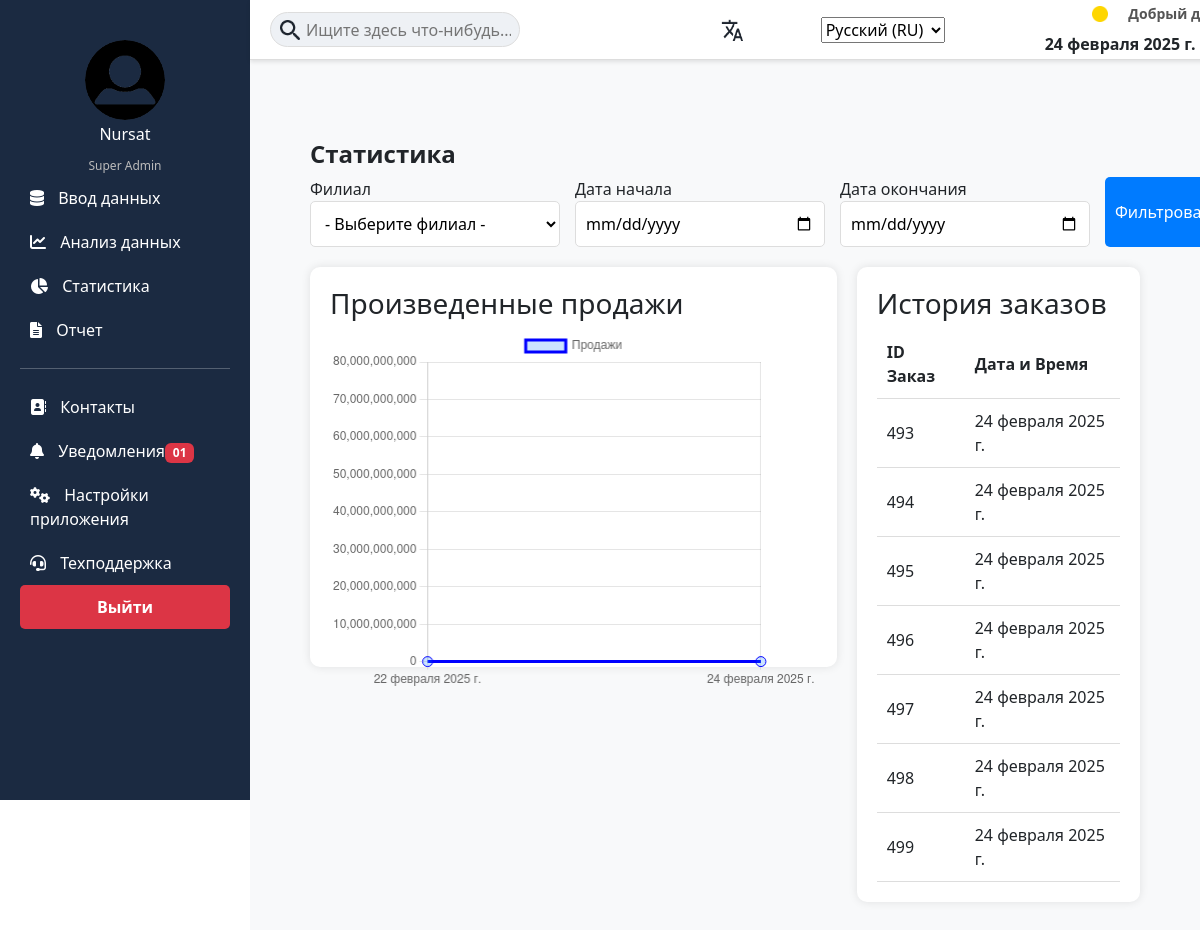
Page /statistics/ on the committed database.
### reports/models.py (models this page shows, shortened)
class SaleRecord(models.Model):
    PRODUCT_CHOICES = [
        ('beef', 'Говядина'),
        ('chicken', 'Курица'),
        ('lamb', 'Баранина'),
        ('horse', 'Конина'),
        ('other', 'Другое'),
    ]
    branch = models.ForeignKey('Branch', on_delete=models.CASCADE, related_name="sales")
    product_type = models.CharField(max_length=20, choices=PRODUCT_CHOICES, default='other')
    name = models.CharField(max_length=255)
    quantity = models.DecimalField(max_digits=10, decimal_places=2)
    retail_price = models.DecimalField(max_digits=12, decimal_places=2)
    cost_price = models.DecimalField(max_digits=12, decimal_places=2)
    net_profit = models.DecimalField(max_digits=12, decimal_places=2, blank=True, null=True)  # Разрешаем NULL
    date = models.DateField()

### reports/views.py (the view, shortened to what this page needs)
# urls.py: path('statistics/', statistics_view, name='statistics'),
def statistics_view(request):
    logger.info("🔥 Функция statistics_view() вызвана!")
    branches = Branch.objects.all()
    if not branches.exists():
        logger.warning("❌ В базе нет филиалов!")
    else:
        logger.info(f"📌 Найденные филиалы: {list(branches.values_list('id', 'name'))}")
    print("Филиалы загружены:", list(branches.values_list('id', 'name')))  # Вывод в консоль
    selected_branch_id = request.GET.get('branch', None)
    start_date = request.GET.get('start_date', None)
    end_date = request.GET.get('end_date', None)
    sales_query = SaleRecord.objects.all()
    if selected_branch_id:
        sales_query = sales_query.filter(branch_id=selected_branch_id)
    sales_data = sales_query.values('date').annotate(total_sales=Sum('quantity')).order_by('date')
    order_history = sales_query.values('id', 'date').order_by('-date')[:7]
    total_sales = sales_query.aggregate(total_sales=Sum('quantity'))['total_sales'] or 0
    total_revenue = sales_query.aggregate(total_revenue=Sum('retail_price'))['total_revenue'] or 0
    total_expenses = sales_query.aggregate(total_expenses=Sum('cost_price'))['total_expenses'] or 0
    total_profit = total_revenue - total_expenses
    context = {
        'branches': branches,  # ✅ Филиалы
        'sales_data': sales_data,  # ✅ Продажи по датам
        'order_history': order_history,  # ✅ История заказов
        'selected_branch_id': selected_branch_id,  # ✅ Выбранный филиал
        'total_sales': total_sales,  # ✅ Количество продаж
        'total_revenue': total_revenue,  # ✅ Общий доход
        'total_expenses': total_expenses,  # ✅ Общие расходы
        'total_profit': total_profit,  # ✅ Чистая прибыль
    }
    return render(request, 'statistics.html', context)

### reports/templates/reports/statistics.html (shortened to what this page needs)
{% extends 'base.html' %}
{% load static %}
{% load i18n %}
{% block content %}
<div class="stats-container">
    <h2 class="stats-title">{% trans "Статистика" %}</h2>
    <form method="GET" action="{% url 'statistics' %}" class="stats-filters">
            <div class="filter-group">
                <label for="branch">{% trans "Филиал" %}</label>
                <select id="branch" name="branch" class="filter-input">
                    <option value="">{% trans "- Выберите филиал -" %}</option>
                </select>
            </div>
            <div class="filter-group">
                <label for="startDate">{% trans "Дата начала" %}</label>
                <input type="date" id="startDate" name="start_date" class="filter-input"
                       value="{{ selected_start_date }}">
            </div>
             <div class="filter-group">
                    <label for="endDate">{% trans "Дата окончания" %}</label>
                    <input type="date" id="endDate" name="end_date" class="filter-input"
                           value="{{ selected_end_date }}">
             </div>
        <button type="submit" class="download-btn">{% trans "Фильтровать" %}</button>
    </form>
    <div class="stats-content">
        <div class="chart-container">
            <h3 class="chart-title">{% trans "Произведенные продажи" %}</h3>
            <canvas id="salesChart"></canvas>
        </div>
        <div class="table-container">
            <h3 class="table-title">{% trans "История заказов" %}</h3>
            <table class="order-table">
                <thead>
                    <tr>
                        <th>{% trans "ID Заказ" %}</th>
                        <th>{% trans "Дата и Время" %}</th>
                    </tr>
                </thead>
                <tbody>
                    {% for order in order_history %}
                        <tr>
                            <td>{{ order.id }}</td>
                            <td>{{ order.date }}</td>
                        </tr>
                    {% empty %}
                        <tr><td colspan="2">{% trans "Нет данных" %}</td></tr>
                    {% endfor %}
                </tbody>
            </table>
        </div>
    </div>
</div>
<script>
    document.addEventListener('DOMContentLoaded', function () {
        var ctx = document.getElementById('salesChart').getContext('2d');
        var salesChart = new Chart(ctx, {
            type: 'line',
            data: {
                labels: [{% for data in sales_data %} "{{ data.date }}", {% endfor %}],
                datasets: [{
                    label: "{% trans 'Продажи' %}",
                    data: [{% for data in sales_data %} {{ data.total_sales }}, {% endfor %}],
                    borderColor: 'blue',
                    backgroundColor: 'rgba(0, 123, 255, 0.2)',
                    fill: true,
                    tension: 0.4,
                    pointRadius: 5
                }]
            },
            options: {
                responsive: true,
                maintainAspectRatio: false,
                scales: { y: { beginAtZero: true } }
            }
        });
    });
</script>
{% endblock %}

### reports/static/css/style.css (style rules this page uses)
body { font-family: Arial, sans-serif; background-color: #F7F9FC; margin: 0; padding: 0; }
body { background-color: #f9fbfc; font-family: Arial, sans-serif; }
h2 { font-size: 1.8rem; }
.filter-input { width: 250px; padding: 10px; font-size: 16px; border: 1px solid #ddd; border-radius: 5px; background-color: white; cursor: pointer; transition: all 0.3s ease; }

### reports/templates/reports/statistics.html (style rules this page uses)
.stats-container { padding: 20px; }
.stats-title { font-size: 24px; font-weight: bold; }
.stats-filters { display: flex; gap: 15px; margin-bottom: 20px; }
.filter-group { display: flex; flex-direction: column; }
.filter-input { padding: 10px; border: 1px solid #ddd; border-radius: 5px; }
.download-btn { background-color: #007bff; color: white; padding: 10px; border: none; border-radius: 5px; cursor: pointer; }
.stats-content { display: flex; gap: 20px; }
.chart-container { flex: 2; padding: 20px; background: #fff; box-shadow: 0 0 10px rgba(0, 0, 0, 0.1); border-radius: 10px; height: 400px; }
.chart-title { margin-bottom: 10px; }
.table-container { flex: 1; background: #fff; padding: 20px; box-shadow: 0 0 10px rgba(0, 0, 0, 0.1); border-radius: 10px; }
.table-title { margin-bottom: 10px; }
.order-table { width: 100%; border-collapse: collapse; }
.order-table th, .order-table td { padding: 10px; border-bottom: 1px solid #ddd; text-align: left; }

### rows in the picture
SaleRecord: id "493", date "24 февраля 2025 г."
SaleRecord: id "494", date "24 февраля 2025 г."
SaleRecord: id "495", date "24 февраля 2025 г."
SaleRecord: id "496", date "24 февраля 2025 г."
SaleRecord: id "497", date "24 февраля 2025 г."
SaleRecord: id "498", date "24 февраля 2025 г."
SaleRecord: id "499", date "24 февраля 2025 г."

### other values in the picture
chart data {{ data.total_sales }} 1,5, 281,080000000000
